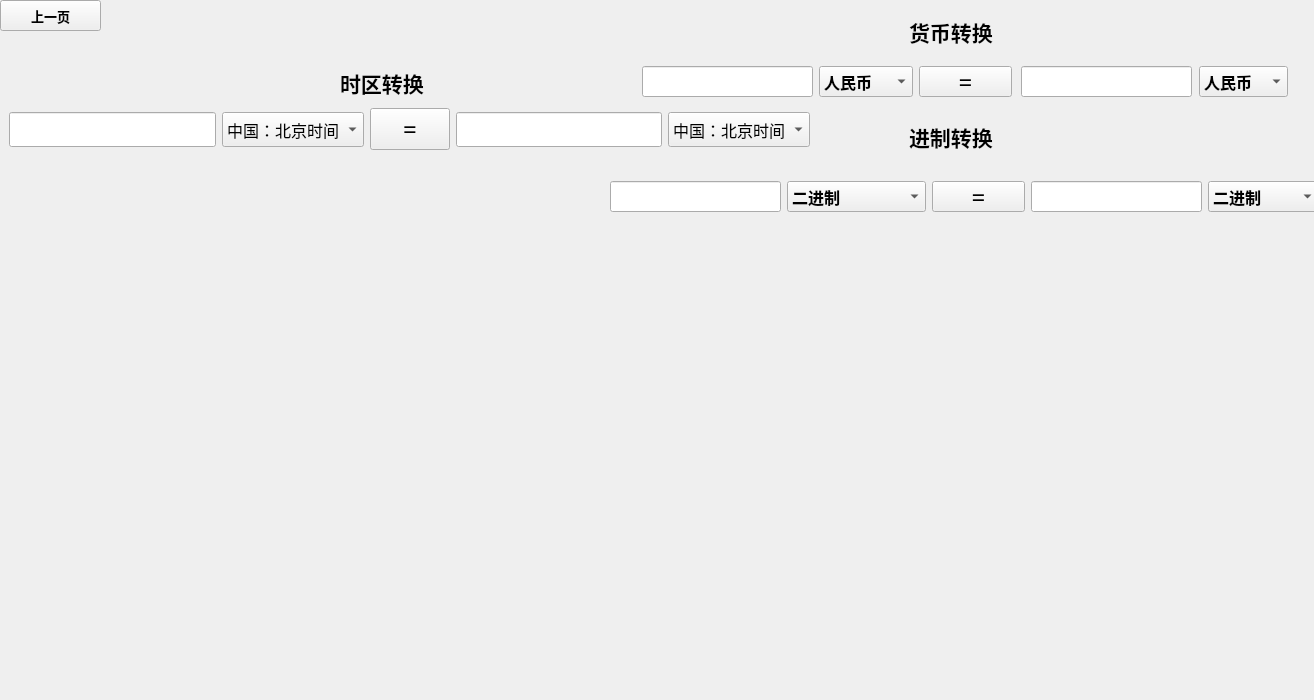
<?xml version="1.0" encoding="UTF-8"?>
<ui version="4.0">
 <class>Third</class>
 <widget class="QWidget" name="Third">
  <property name="geometry">
   <rect>
    <x>0</x>
    <y>0</y>
    <width>1314</width>
    <height>700</height>
   </rect>
  </property>
  <property name="minimumSize">
   <size>
    <width>1314</width>
    <height>700</height>
   </size>
  </property>
  <property name="maximumSize">
   <size>
    <width>1314</width>
    <height>700</height>
   </size>
  </property>
  <property name="windowTitle">
   <string>Form</string>
  </property>
  <widget class="QLabel" name="label_2">
   <property name="geometry">
    <rect>
     <x>909</x>
     <y>116</y>
     <width>111</width>
     <height>41</height>
    </rect>
   </property>
   <property name="sizePolicy">
    <sizepolicy hsizetype="Preferred" vsizetype="Fixed">
     <horstretch>0</horstretch>
     <verstretch>0</verstretch>
    </sizepolicy>
   </property>
   <property name="font">
    <font>
     <family>Agency FB</family>
     <pointsize>16</pointsize>
     <weight>75</weight>
     <bold>true</bold>
    </font>
   </property>
   <property name="text">
    <string>进制转换</string>
   </property>
  </widget>
  <widget class="QPushButton" name="equal1">
   <property name="geometry">
    <rect>
     <x>919</x>
     <y>66</y>
     <width>93</width>
     <height>31</height>
    </rect>
   </property>
   <property name="font">
    <font>
     <family>Agency FB</family>
     <pointsize>18</pointsize>
    </font>
   </property>
   <property name="text">
    <string>=</string>
   </property>
  </widget>
  <widget class="QComboBox" name="xlk2">
   <property name="geometry">
    <rect>
     <x>1199</x>
     <y>66</y>
     <width>89</width>
     <height>31</height>
    </rect>
   </property>
   <property name="font">
    <font>
     <family>Agency FB</family>
     <pointsize>12</pointsize>
     <weight>75</weight>
     <bold>true</bold>
    </font>
   </property>
   <item>
    <property name="text">
     <string>人民币</string>
    </property>
   </item>
   <item>
    <property name="text">
     <string>美元</string>
    </property>
   </item>
   <item>
    <property name="text">
     <string>英镑</string>
    </property>
   </item>
   <item>
    <property name="text">
     <string>日元</string>
    </property>
   </item>
  </widget>
  <widget class="QLabel" name="label_3">
   <property name="geometry">
    <rect>
     <x>340</x>
     <y>70</y>
     <width>121</width>
     <height>25</height>
    </rect>
   </property>
   <property name="sizePolicy">
    <sizepolicy hsizetype="Preferred" vsizetype="Fixed">
     <horstretch>0</horstretch>
     <verstretch>0</verstretch>
    </sizepolicy>
   </property>
   <property name="font">
    <font>
     <family>Agency FB</family>
     <pointsize>16</pointsize>
     <weight>75</weight>
     <bold>true</bold>
    </font>
   </property>
   <property name="text">
    <string>时区转换</string>
   </property>
  </widget>
  <widget class="QComboBox" name="xlk1">
   <property name="geometry">
    <rect>
     <x>819</x>
     <y>66</y>
     <width>94</width>
     <height>31</height>
    </rect>
   </property>
   <property name="font">
    <font>
     <family>Agency FB</family>
     <pointsize>12</pointsize>
     <weight>75</weight>
     <bold>true</bold>
    </font>
   </property>
   <property name="currentIndex">
    <number>0</number>
   </property>
   <item>
    <property name="text">
     <string>人民币</string>
    </property>
   </item>
   <item>
    <property name="text">
     <string>美元</string>
    </property>
   </item>
   <item>
    <property name="text">
     <string>英镑</string>
    </property>
   </item>
   <item>
    <property name="text">
     <string>日元</string>
    </property>
   </item>
  </widget>
  <widget class="QLineEdit" name="line1">
   <property name="geometry">
    <rect>
     <x>642</x>
     <y>66</y>
     <width>171</width>
     <height>31</height>
    </rect>
   </property>
   <property name="font">
    <font>
     <family>宋体</family>
     <pointsize>12</pointsize>
    </font>
   </property>
  </widget>
  <widget class="QLineEdit" name="line2">
   <property name="geometry">
    <rect>
     <x>1021</x>
     <y>66</y>
     <width>171</width>
     <height>31</height>
    </rect>
   </property>
   <property name="font">
    <font>
     <family>宋体</family>
     <pointsize>12</pointsize>
    </font>
   </property>
  </widget>
  <widget class="QLabel" name="label">
   <property name="geometry">
    <rect>
     <x>909</x>
     <y>16</y>
     <width>131</width>
     <height>31</height>
    </rect>
   </property>
   <property name="sizePolicy">
    <sizepolicy hsizetype="Preferred" vsizetype="Fixed">
     <horstretch>0</horstretch>
     <verstretch>0</verstretch>
    </sizepolicy>
   </property>
   <property name="font">
    <font>
     <family>Agency FB</family>
     <pointsize>16</pointsize>
     <weight>75</weight>
     <bold>true</bold>
    </font>
   </property>
   <property name="text">
    <string>货币转换</string>
   </property>
  </widget>
  <widget class="QWidget" name="layoutWidget">
   <property name="geometry">
    <rect>
     <x>9</x>
     <y>106</y>
     <width>801</width>
     <height>47</height>
    </rect>
   </property>
   <layout class="QHBoxLayout" name="horizontalLayout">
    <item>
     <widget class="QLineEdit" name="lineEdit_5">
      <property name="minimumSize">
       <size>
        <width>0</width>
        <height>35</height>
       </size>
      </property>
      <property name="font">
       <font>
        <family>Agency FB</family>
        <pointsize>12</pointsize>
       </font>
      </property>
     </widget>
    </item>
    <item>
     <widget class="QComboBox" name="xlk5">
      <property name="minimumSize">
       <size>
        <width>0</width>
        <height>35</height>
       </size>
      </property>
      <property name="font">
       <font>
        <family>Agency FB</family>
        <pointsize>12</pointsize>
       </font>
      </property>
      <item>
       <property name="text">
        <string>中国：北京时间</string>
       </property>
      </item>
      <item>
       <property name="text">
        <string>美国：东部时区</string>
       </property>
      </item>
      <item>
       <property name="text">
        <string>英国：零时区</string>
       </property>
      </item>
     </widget>
    </item>
    <item>
     <widget class="QPushButton" name="equal1_2">
      <property name="font">
       <font>
        <family>宋体</family>
        <pointsize>18</pointsize>
       </font>
      </property>
      <property name="text">
       <string>=</string>
      </property>
     </widget>
    </item>
    <item>
     <widget class="QLineEdit" name="lineEdit_6">
      <property name="minimumSize">
       <size>
        <width>0</width>
        <height>35</height>
       </size>
      </property>
      <property name="font">
       <font>
        <family>Agency FB</family>
        <pointsize>12</pointsize>
       </font>
      </property>
     </widget>
    </item>
    <item>
     <widget class="QComboBox" name="xlk6">
      <property name="minimumSize">
       <size>
        <width>0</width>
        <height>35</height>
       </size>
      </property>
      <property name="font">
       <font>
        <family>Agency FB</family>
        <pointsize>12</pointsize>
       </font>
      </property>
      <item>
       <property name="text">
        <string>中国：北京时间</string>
       </property>
      </item>
      <item>
       <property name="text">
        <string>美国：东部时区</string>
       </property>
      </item>
      <item>
       <property name="text">
        <string>英国：零时区</string>
       </property>
      </item>
     </widget>
    </item>
   </layout>
  </widget>
  <widget class="QPushButton" name="pushButton">
   <property name="geometry">
    <rect>
     <x>0</x>
     <y>0</y>
     <width>101</width>
     <height>31</height>
    </rect>
   </property>
   <property name="font">
    <font>
     <family>Agency FB</family>
     <pointsize>10</pointsize>
     <weight>75</weight>
     <bold>true</bold>
    </font>
   </property>
   <property name="styleSheet">
    <string notr="true"/>
   </property>
   <property name="text">
    <string>上一页</string>
   </property>
  </widget>
  <widget class="QPushButton" name="invisibleEqual">
   <property name="geometry">
    <rect>
     <x>0</x>
     <y>0</y>
     <width>16</width>
     <height>16</height>
    </rect>
   </property>
   <property name="text">
    <string/>
   </property>
   <property name="flat">
    <bool>true</bool>
   </property>
  </widget>
  <widget class="QWidget" name="widget" native="true">
   <property name="geometry">
    <rect>
     <x>610</x>
     <y>170</y>
     <width>709</width>
     <height>53</height>
    </rect>
   </property>
   <layout class="QHBoxLayout" name="horizontalLayout_2">
    <item>
     <widget class="QLineEdit" name="line3">
      <property name="minimumSize">
       <size>
        <width>171</width>
        <height>31</height>
       </size>
      </property>
      <property name="maximumSize">
       <size>
        <width>171</width>
        <height>31</height>
       </size>
      </property>
      <property name="font">
       <font>
        <family>宋体</family>
        <pointsize>12</pointsize>
       </font>
      </property>
     </widget>
    </item>
    <item>
     <widget class="QComboBox" name="xlk3">
      <property name="minimumSize">
       <size>
        <width>111</width>
        <height>31</height>
       </size>
      </property>
      <property name="maximumSize">
       <size>
        <width>171</width>
        <height>31</height>
       </size>
      </property>
      <property name="font">
       <font>
        <family>Agency FB</family>
        <pointsize>12</pointsize>
        <weight>75</weight>
        <bold>true</bold>
       </font>
      </property>
      <item>
       <property name="text">
        <string>二进制</string>
       </property>
      </item>
      <item>
       <property name="text">
        <string>八进制</string>
       </property>
      </item>
      <item>
       <property name="text">
        <string>十进制</string>
       </property>
      </item>
      <item>
       <property name="text">
        <string>十六进制</string>
       </property>
      </item>
     </widget>
    </item>
    <item>
     <widget class="QPushButton" name="equal1_3">
      <property name="minimumSize">
       <size>
        <width>93</width>
        <height>31</height>
       </size>
      </property>
      <property name="maximumSize">
       <size>
        <width>93</width>
        <height>31</height>
       </size>
      </property>
      <property name="font">
       <font>
        <family>Agency FB</family>
        <pointsize>18</pointsize>
       </font>
      </property>
      <property name="text">
       <string>=</string>
      </property>
     </widget>
    </item>
    <item>
     <widget class="QLineEdit" name="line4">
      <property name="minimumSize">
       <size>
        <width>171</width>
        <height>31</height>
       </size>
      </property>
      <property name="maximumSize">
       <size>
        <width>171</width>
        <height>16777215</height>
       </size>
      </property>
      <property name="font">
       <font>
        <family>宋体</family>
        <pointsize>12</pointsize>
       </font>
      </property>
     </widget>
    </item>
    <item>
     <widget class="QComboBox" name="xlk4">
      <property name="minimumSize">
       <size>
        <width>111</width>
        <height>31</height>
       </size>
      </property>
      <property name="maximumSize">
       <size>
        <width>111</width>
        <height>31</height>
       </size>
      </property>
      <property name="font">
       <font>
        <family>Agency FB</family>
        <pointsize>12</pointsize>
        <weight>75</weight>
        <bold>true</bold>
       </font>
      </property>
      <item>
       <property name="text">
        <string>二进制</string>
       </property>
      </item>
      <item>
       <property name="text">
        <string>八进制</string>
       </property>
      </item>
      <item>
       <property name="text">
        <string>十进制</string>
       </property>
      </item>
      <item>
       <property name="text">
        <string>十六进制</string>
       </property>
      </item>
     </widget>
    </item>
   </layout>
  </widget>
  <zorder>label_2</zorder>
  <zorder>equal1</zorder>
  <zorder>xlk2</zorder>
  <zorder>label_3</zorder>
  <zorder>xlk1</zorder>
  <zorder>line1</zorder>
  <zorder>line2</zorder>
  <zorder>label</zorder>
  <zorder>layoutWidget</zorder>
  <zorder>pushButton</zorder>
  <zorder>invisibleEqual</zorder>
  <zorder>widget</zorder>
  <zorder></zorder>
 </widget>
 <resources/>
 <connections/>
</ui>
